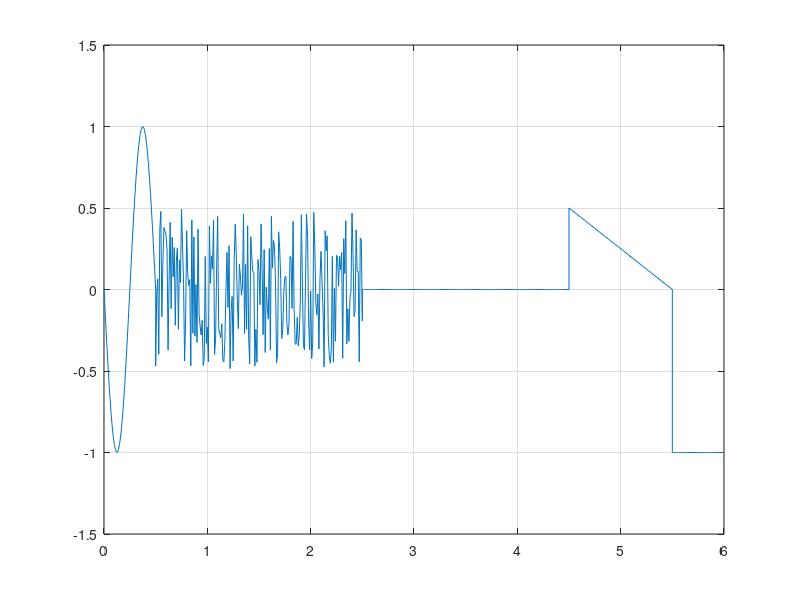

Write the MATLAB code that produced this figure.
%% 3.laboratorijas darbs
%% Gabalveida signaala montaaza
%% Dots sekojosais grafiks
% 
% Pildiju so uzdevumu, jo "Individualie_uzdevumi_katram_studentiam2020.pdf"
% failaa nav induviduala uzdevuma uz mana vaarda
%
% <<../Lab3.png>>
%

function y = lab3_done(t)
if nargin == 0
    t = 0:0.01:6;
end

t_sin=0:0.01:0.5;
t_noise = 0.5:0.01:2.5;
t_const = 2.5:0.01:4.5;
t_saw = 4.5:0.01:5.5;
t_const2 = 5.5:0.01:6;
%% Sinusoiida
A0=0; A=1;
T = (4.5-1.5)/-3;
f =2/T; delay=1.5;
y_sin=A0+A*sin(2*pi*f*(t_sin-delay));
%plot(t_sin,y_sin)%% Grafika formateesana
%hold on
%% Troksna signaals
y_noise = 1*rand(size(t_noise))-0.5;
%plot(t_noise,y_noise)
%% Konstantes signaals
y_const = zeros(size(t_const))+0;
%plot(t_const,y_const)
%% Liniaari mainiiga funkcija
k = (0.5-0)/(0-1);
delay = 5.5;
y_saw = k*(t_saw-delay);
%plot(t_saw,y_saw)
%% Konstantes signaals 2
y_const2 = zeros(size(t_const2))-1;
%plot(t_const2,y_const2)
%% Apvienosim visu vienaa vektoraa un grafika formateesana
t = [t_sin, t_noise, t_const, t_saw, t_const2];
y = [y_sin, y_noise, y_const, y_saw, y_const2];
if nargout == 0
    plot(t,y);
    y = [];
end
grid
axis([0 6 -1.5 1.5])
%% Secinaajumi
% Sii darbaa es iepazinos ar gabalveida signaala montaazu. Kaa dazaadus grafikus apvienot
% vienaa signaalaa, kaa formateet tos un kaa uztaisiit funkciju.